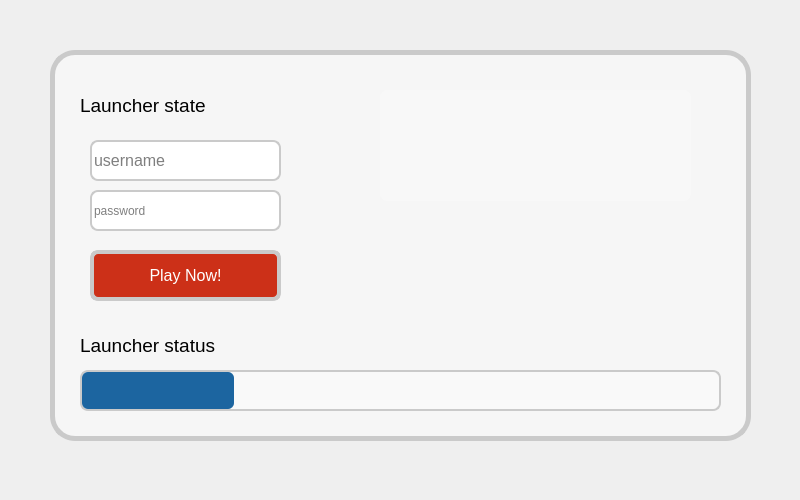
<?xml version="1.0" encoding="UTF-8"?>
<ui version="4.0">
 <class>LauncherWindow</class>
 <widget class="QMainWindow" name="LauncherWindow">
  <property name="enabled">
   <bool>true</bool>
  </property>
  <property name="geometry">
   <rect>
    <x>0</x>
    <y>0</y>
    <width>800</width>
    <height>500</height>
   </rect>
  </property>
  <property name="sizePolicy">
   <sizepolicy hsizetype="Fixed" vsizetype="Fixed">
    <horstretch>0</horstretch>
    <verstretch>0</verstretch>
   </sizepolicy>
  </property>
  <property name="minimumSize">
   <size>
    <width>800</width>
    <height>500</height>
   </size>
  </property>
  <property name="maximumSize">
   <size>
    <width>800</width>
    <height>500</height>
   </size>
  </property>
  <property name="font">
   <font>
    <stylestrategy>PreferDefault</stylestrategy>
   </font>
  </property>
  <property name="windowTitle">
   <string>Launcher</string>
  </property>
  <property name="styleSheet">
   <string notr="true">background-image: url(:/images/images/pattern_bg.png)</string>
  </property>
  <widget class="QWidget" name="centralwidget">
   <widget class="QFrame" name="login">
    <property name="geometry">
     <rect>
      <x>50</x>
      <y>50</y>
      <width>701</width>
      <height>391</height>
     </rect>
    </property>
    <property name="styleSheet">
     <string notr="true">background: #f9f9f9;
background-color: rgba(249,249,249, 0.7);
border-radius: 25;
border: 5px solid #cacaca;
padding: 5px;</string>
    </property>
    <property name="frameShape">
     <enum>QFrame::NoFrame</enum>
    </property>
    <property name="frameShadow">
     <enum>QFrame::Sunken</enum>
    </property>
    <property name="lineWidth">
     <number>0</number>
    </property>
    <widget class="QLineEdit" name="pass_input">
     <property name="geometry">
      <rect>
       <x>40</x>
       <y>140</y>
       <width>191</width>
       <height>41</height>
      </rect>
     </property>
     <property name="focusPolicy">
      <enum>Qt::ClickFocus</enum>
     </property>
     <property name="styleSheet">
      <string notr="true">background: white;
border-radius: 8;
border: 2px solid #cacaca;
padding: 0px;
font: 12pt &quot;Arial&quot;;</string>
     </property>
     <property name="text">
      <string/>
     </property>
     <property name="frame">
      <bool>false</bool>
     </property>
     <property name="echoMode">
      <enum>QLineEdit::Password</enum>
     </property>
     <property name="placeholderText">
      <string>password</string>
     </property>
    </widget>
    <widget class="QLineEdit" name="user_input">
     <property name="geometry">
      <rect>
       <x>40</x>
       <y>90</y>
       <width>191</width>
       <height>41</height>
      </rect>
     </property>
     <property name="font">
      <font>
       <family>Arial</family>
       <pointsize>12</pointsize>
       <weight>50</weight>
       <italic>false</italic>
       <bold>false</bold>
       <stylestrategy>PreferDefault</stylestrategy>
      </font>
     </property>
     <property name="focusPolicy">
      <enum>Qt::StrongFocus</enum>
     </property>
     <property name="styleSheet">
      <string notr="true">background: white;
border-radius: 8;
border: 2px solid #cacaca;
padding: 0px;
font: 12pt &quot;Arial&quot;;</string>
     </property>
     <property name="text">
      <string/>
     </property>
     <property name="frame">
      <bool>false</bool>
     </property>
     <property name="placeholderText">
      <string>username</string>
     </property>
    </widget>
    <widget class="QLabel" name="launcher_state">
     <property name="geometry">
      <rect>
       <x>30</x>
       <y>40</y>
       <width>241</width>
       <height>31</height>
      </rect>
     </property>
     <property name="styleSheet">
      <string notr="true">background-color: rgba(249,249,249, 0);
border-radius: 5;
border: 0px solid #ffffff;
padding: 0px;
font: 14pt;
src: url(:/fonts/fonts/Anton-Regular.ttf);</string>
     </property>
     <property name="text">
      <string>Launcher state</string>
     </property>
    </widget>
    <widget class="QLabel" name="launcher_status">
     <property name="geometry">
      <rect>
       <x>30</x>
       <y>280</y>
       <width>641</width>
       <height>31</height>
      </rect>
     </property>
     <property name="font">
      <font>
       <pointsize>14</pointsize>
      </font>
     </property>
     <property name="styleSheet">
      <string notr="true">QLabel {
background-color: rgba(249,249,249, 0);
border-radius: 0;
border: 0px solid #ffffff;
padding: 0px;
font: 14pt;
src: url(:/fonts/fonts/Anton-Regular.ttf);
}</string>
     </property>
     <property name="text">
      <string>Launcher status</string>
     </property>
    </widget>
    <widget class="QProgressBar" name="progress_bar">
     <property name="enabled">
      <bool>true</bool>
     </property>
     <property name="geometry">
      <rect>
       <x>30</x>
       <y>320</y>
       <width>641</width>
       <height>41</height>
      </rect>
     </property>
     <property name="autoFillBackground">
      <bool>false</bool>
     </property>
     <property name="styleSheet">
      <string notr="true">QProgressBar:horizontal {
background-color: rgba(249,249,249, 1);
border-radius: 8;
border: 2px solid #cacaca;
padding: 0px;
}


QProgressBar::chunk:horizontal {
background-color: #1c65a0;
border-radius: 6;
}</string>
     </property>
     <property name="value">
      <number>24</number>
     </property>
     <property name="textVisible">
      <bool>false</bool>
     </property>
     <property name="invertedAppearance">
      <bool>false</bool>
     </property>
     <property name="textDirection">
      <enum>QProgressBar::TopToBottom</enum>
     </property>
     <property name="format">
      <string>%p%</string>
     </property>
    </widget>
    <widget class="QPushButton" name="pushButton">
     <property name="enabled">
      <bool>true</bool>
     </property>
     <property name="geometry">
      <rect>
       <x>40</x>
       <y>200</y>
       <width>191</width>
       <height>51</height>
      </rect>
     </property>
     <property name="cursor">
      <cursorShape>PointingHandCursor</cursorShape>
     </property>
     <property name="focusPolicy">
      <enum>Qt::ClickFocus</enum>
     </property>
     <property name="styleSheet">
      <string notr="true">QPushButton { 
    color: white;
    background: #cc3018;
    border-radius: 8;
    border: 4px solid #cacaca;
    padding: 0px;
    font: 12pt;
    src: url(:/fonts/fonts/BowlbyOneSC-Regular.ttf);
}



QPushButton:hover { 
    background: #dd3d23;
}</string>
     </property>
     <property name="text">
      <string>Play Now!</string>
     </property>
     <property name="default">
      <bool>false</bool>
     </property>
     <property name="flat">
      <bool>false</bool>
     </property>
    </widget>
    <widget class="QLabel" name="label">
     <property name="geometry">
      <rect>
       <x>330</x>
       <y>40</y>
       <width>311</width>
       <height>111</height>
      </rect>
     </property>
     <property name="styleSheet">
      <string notr="true">background: url(:/images/images/logo_plain_sampled.png);
background-repeat: no-repeat;
border-radius: 8;
border: 0px solid #cacaca;
padding: 0px;</string>
     </property>
     <property name="text">
      <string/>
     </property>
    </widget>
   </widget>
  </widget>
 </widget>
 <resources>
  <include location="resources.qrc"/>
 </resources>
 <connections/>
</ui>
